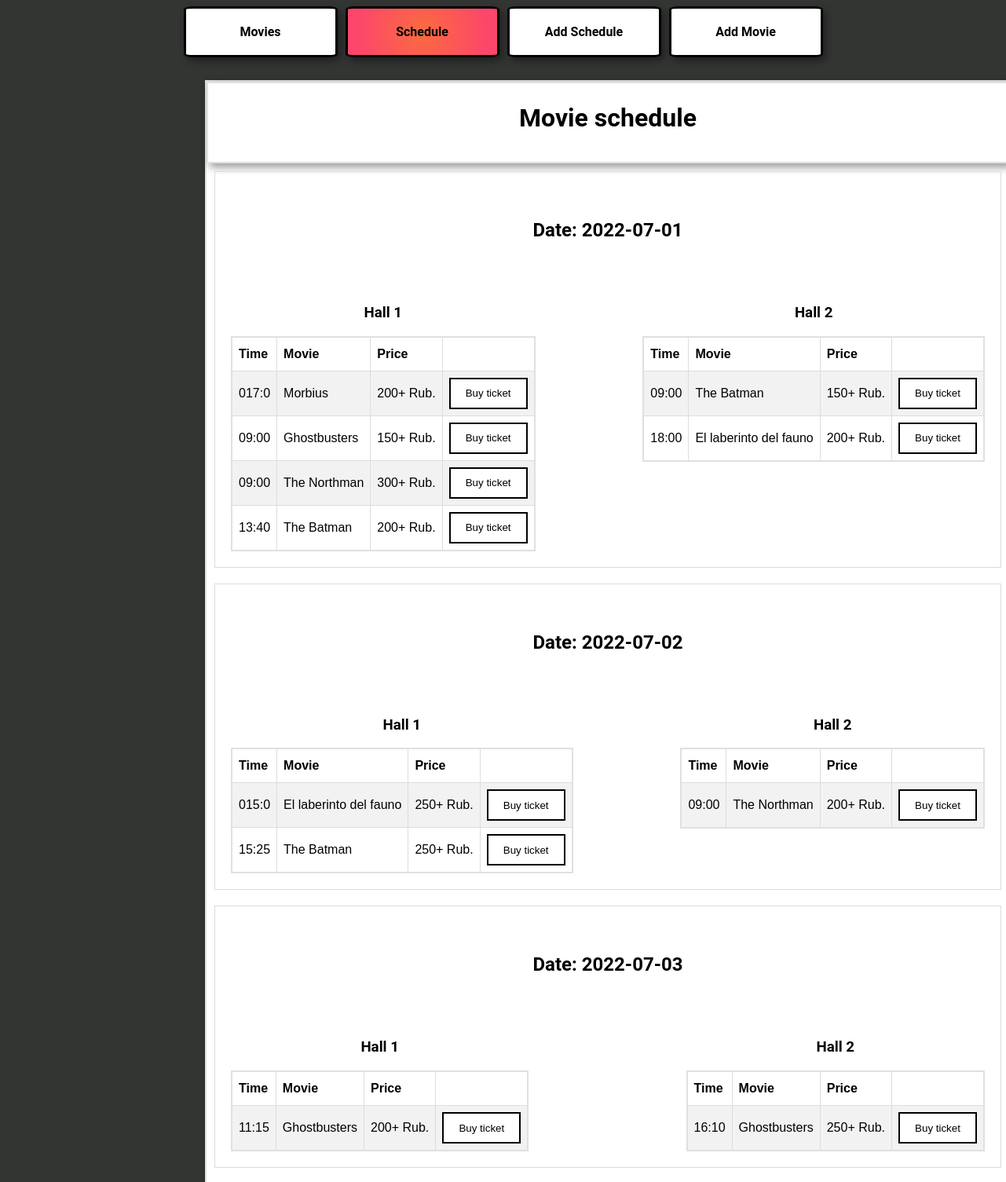
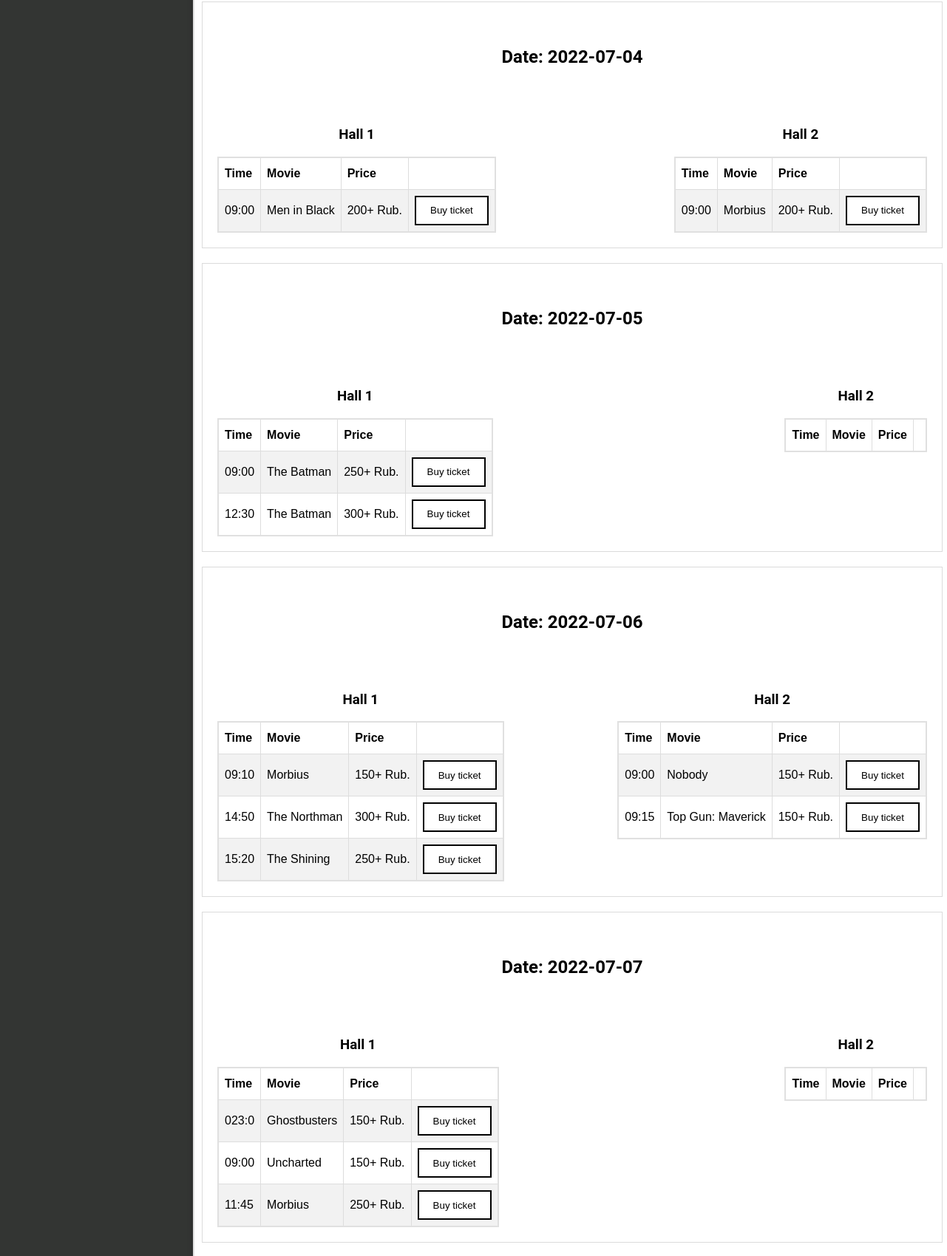
The app's page /schedule (upper part) with its own data (2 pictures, top to bottom).
### tables this page shows
CREATE TABLE "date" (
	"date_id"	INTEGER,
	"date"	TEXT,
	PRIMARY KEY("date_id" AUTOINCREMENT)
);

CREATE TABLE "hall" (
	"hall_id"	INTEGER,
	"hall_name"	TEXT,
	PRIMARY KEY("hall_id" AUTOINCREMENT)
);

CREATE TABLE "movie" (
	"movie_id"	INTEGER,
	"movie_name"	TEXT,
	"movie_rating"	INTEGER,
	"movie_duration"	INTEGER,
	"movie_description"	TEXT,
	"age_id"	INTEGER,
	"poster_url"	TEXT,
	"revenue"	INTEGER,
	PRIMARY KEY("movie_id" AUTOINCREMENT),
	FOREIGN KEY("age_id") REFERENCES "age"("age_id")
);

### controllers/schedule.py (the view)
@app.route('/schedule', methods=['GET', 'POST'])
def schedule():
    conn = get_db_connection()
    date = get_every_date(conn)
    hall = get_every_hall(conn)
    schedule = get_schedule(conn)
    html = render_template('schedule.html',
        date = date,
        hall = hall,
        schedule = schedule,
        range = range,
        len = len)
    return html

### models/schedule_model.py (called while the page is built)
def get_every_date(conn):
    cur = conn.cursor()
    date = cur.execute('''
        SELECT date
        FROM date
        ORDER BY date ASC''').fetchall()
    return date

def get_every_hall(conn):
    cur = conn.cursor()
    hall = cur.execute('''
        SELECT hall_name FROM hall''').fetchall()
    return hall

def get_schedule(conn):
    schedule = pd.read_sql('''
        SELECT price_id, schedule_id, price_list_id, schedule_time, movie_name, price_list_price, place_type_id, hall_name, date
        FROM price
        JOIN price_list USING (price_list_id)
        JOIN schedule USING (schedule_id)
        JOIN movie USING (movie_id)
        JOIN date USING (date_id)
        JOIN hall USING (hall_id)
        GROUP BY movie_name, date, schedule_time
        ORDER BY date, schedule_time ASC
        ''', conn)
    return schedule

### utils.py (called while the page is built)
def get_db_connection():
    return sqlite3.connect('kino.db')

### templates/schedule.html (shortened to what this page needs)
{% extends "layout.html" %}
{% block url %}
  <a class="head btn-hd" href="{{url_for('index')}}">Movies</a>
  <a class="head btn-hd btn-selected" href="{{url_for('schedule')}}">Schedule</a>
  <a class="head btn-hd" href="{{url_for('schedule_add')}}">Add Schedule</a>
  <a class="head btn-hd" href="{{url_for('movie_add')}}">Add Movie</a>
{% endblock %}
{% block body %}
  <div class="schedule">
    <h1 class="block">Movie schedule</h1>
    <div class="sch-date">
		{% for i in range(len(date)) %}
		<div class="date">
			<h2>Date: {{date[i][0]}}</h2>
      <div class="halls">
        {% for j in range(len(hall)) %}
        <div class="hall">
          <h3>{{hall[j][0]}}</h3>
          <div class="table-cont">
            <table>
              <tbody>
                <tr>
                  <th>Time</th>
                  <th>Movie</th>
                  <th>Price</th>
                  <th></th>
                </tr>
                {% for z in range(len(schedule)) %}
                  {% if schedule.loc[z, "date"] == date[i][0] %}
                    {% if schedule.loc[z, "hall_name"] == hall[j][0] %}
                      <tr>
                        <td>{{schedule.loc[z, "schedule_time"]}}</td>
                        <td>{{schedule.loc[z, "movie_name"]}}</td>
                        <td>{{schedule.loc[z, "price_list_price"]}}+ Rub.</td>
                        <td>
                          <form action="{{ url_for('ticket') }}" method="post">
                            <input class="btn btn-buy" type="submit" value="Buy ticket">
                          </form>
                        </td>
                      </tr>
                    {% endif %}
                  {% endif %}
                {% endfor %}
              </tbody>
            </table>
          </div>
        </div>
        {% endfor %}
      </div>
      </div>
      {% endfor %}
      </div>
    </div>
{% endblock %}

### static/css/style.css (style rules this page uses)
html { font-family: 'Roboto', sans-serif; }
header a { text-decoration: none; color: #000000; font-weight: 600; }
.head { padding: 20px; background-color: rgb(255, 255, 255); box-shadow: 4px 5px 10px rgba(0, 0, 0, 0.4); width: 150px; text-align: center; border: 3px solid rgb(0, 0, 0); border-radius: 6%; margin: 5px; }
.btn-selected { background: rgb(251,107,63); background: radial-gradient(circle, rgba(251,107,63,1) 0%, rgba(252,70,107,1) 85%); }
table { font-family: Arial, Helvetica, sans-serif; border-collapse: collapse; width: 100%; border: 2px solid #e0e0e0; border-radius: 1%; }
table td, table th { border: 1px solid #ddd; padding: 8px; }
table tr:nth-child(even) { background-color: #f2f2f2; }
table th { padding-top: 12px; padding-bottom: 12px; text-align: left; background-color: #ffffff; color: rgb(0, 0, 0); }
body { background: #333533; }
main h1 { margin: 0 auto; text-align: center; }
.block { margin: 0 auto; display: flex; flex-direction: column; margin-top: 30px; width: fit-content; background-color: rgb(255, 255, 255); box-shadow: 4px 5px 10px rgba(0, 0, 0, 0.4); border: 2px solid #e0e0e0; }
.table-cont { width: fit-content; margin: 0 auto; }
.table-cont table { width: max-content; }
.btn { margin: 0 auto; width: 100px; height: 40px; background-color: rgb(255, 255, 255); color: black; border: 2px solid #000000; transition-duration: 0.2s; }
.schedule { margin: 0 auto; margin-top: 30px; width: fit-content; background-color: rgb(255, 255, 255); box-shadow: 4px 5px 10px rgb(0 0 0 / 40%); border: 2px solid #e0e0e0; }
.sch-date { display: flex; flex-wrap: wrap; justify-content: space-around; align-items: flex-start; }
.date { border: 1px solid #dbdbdb; padding: 20px; margin: 10px; }
.halls { display: flex; align-items: flex-start; justify-content: space-between; width: 60em; }
.schedule h1 { width: auto; height: 50px; margin-top: 0; padding: 25px; text-align: center; }
.date h2 { text-align: center; margin: 40px; }
.hall h3 { text-align: center; margin-top: 40px; }

### records on screen
date: date "2022-07-01"
hall: hall_name "Hall 1" "Hall 1" "Hall 1" "Hall 1" "Hall 1" "Hall 1" "Hall 1"
movie: loc "017:0", movie_name "Morbius", loc "200", loc "09:00", loc "09:10", loc "150", loc "11:45", loc "250"
movie: loc "09:00", movie_name "Ghostbusters", loc "150", loc "11:15", loc "200", loc "16:10", loc "250", loc "023:0"
movie: loc "09:00", movie_name "The Northman", revenue "300", loc "200", loc "14:50"
movie: loc "13:40", movie_name "The Batman", loc "200", loc "09:00", loc "150", loc "15:25", loc "250", loc "12:30", loc "300"
hall: hall_name "Hall 2" "Hall 2" "Hall 2" "Hall 2" "Hall 2" "Hall 2" "Hall 2"
movie: loc "18:00", movie_name "El laberinto del fauno", loc "200", loc "015:0", revenue "250"
date: date "2022-07-02"
date: date "2022-07-03"
date: date "2022-07-04"
movie: loc "09:00", movie_name "Men in Black", loc "200"
date: date "2022-07-05"
date: date "2022-07-06"
movie: loc "15:20", movie_name "The Shining", loc "250"
movie: loc "09:00", movie_name "Nobody", loc "150"
movie: loc "09:15", movie_name "Top Gun: Maverick", loc "150"
date: date "2022-07-07"
movie: loc "09:00", movie_name "Uncharted", loc "150"
